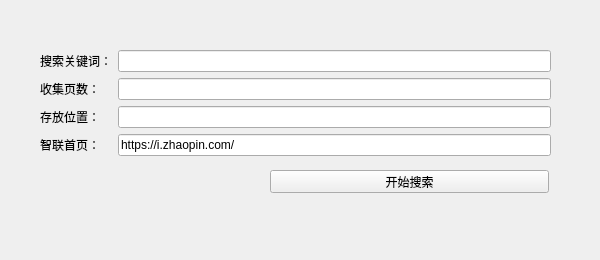
<?xml version="1.0" encoding="UTF-8"?>
<ui version="4.0">
 <class>Form</class>
 <widget class="QWidget" name="Form">
  <property name="enabled">
   <bool>true</bool>
  </property>
  <property name="geometry">
   <rect>
    <x>0</x>
    <y>0</y>
    <width>600</width>
    <height>260</height>
   </rect>
  </property>
  <property name="maximumSize">
   <size>
    <width>600</width>
    <height>260</height>
   </size>
  </property>
  <property name="windowTitle">
   <string>智联数据采集助手</string>
  </property>
  <property name="windowIcon">
   <iconset resource="img_list.qrc">
    <normaloff>:/ico/image/Users.png</normaloff>:/ico/image/Users.png</iconset>
  </property>
  <widget class="QPushButton" name="pushButton">
   <property name="geometry">
    <rect>
     <x>270</x>
     <y>170</y>
     <width>279</width>
     <height>23</height>
    </rect>
   </property>
   <property name="text">
    <string>开始搜索</string>
   </property>
  </widget>
  <widget class="QWidget" name="layoutWidget">
   <property name="geometry">
    <rect>
     <x>40</x>
     <y>50</y>
     <width>511</width>
     <height>111</height>
    </rect>
   </property>
   <layout class="QFormLayout" name="formLayout">
    <item row="0" column="0">
     <widget class="QLabel" name="label">
      <property name="text">
       <string>搜索关键词：</string>
      </property>
     </widget>
    </item>
    <item row="0" column="1">
     <widget class="QLineEdit" name="lineEdit"/>
    </item>
    <item row="1" column="0">
     <widget class="QLabel" name="label_2">
      <property name="text">
       <string>收集页数：</string>
      </property>
     </widget>
    </item>
    <item row="1" column="1">
     <widget class="QLineEdit" name="lineEdit_2"/>
    </item>
    <item row="2" column="0">
     <widget class="QLabel" name="label_3">
      <property name="text">
       <string>存放位置：</string>
      </property>
     </widget>
    </item>
    <item row="2" column="1">
     <widget class="QLineEdit" name="lineEdit_3">
      <property name="sizePolicy">
       <sizepolicy hsizetype="Expanding" vsizetype="Fixed">
        <horstretch>0</horstretch>
        <verstretch>0</verstretch>
       </sizepolicy>
      </property>
     </widget>
    </item>
    <item row="3" column="0">
     <widget class="QLabel" name="label_4">
      <property name="text">
       <string>智联首页：</string>
      </property>
     </widget>
    </item>
    <item row="3" column="1">
     <widget class="QLineEdit" name="lineEdit_4">
      <property name="sizePolicy">
       <sizepolicy hsizetype="Expanding" vsizetype="Fixed">
        <horstretch>0</horstretch>
        <verstretch>0</verstretch>
       </sizepolicy>
      </property>
      <property name="text">
       <string>https://i.zhaopin.com/</string>
      </property>
      <property name="readOnly">
       <bool>true</bool>
      </property>
     </widget>
    </item>
   </layout>
  </widget>
 </widget>
 <resources>
  <include location="img_list.qrc"/>
 </resources>
 <connections/>
</ui>
